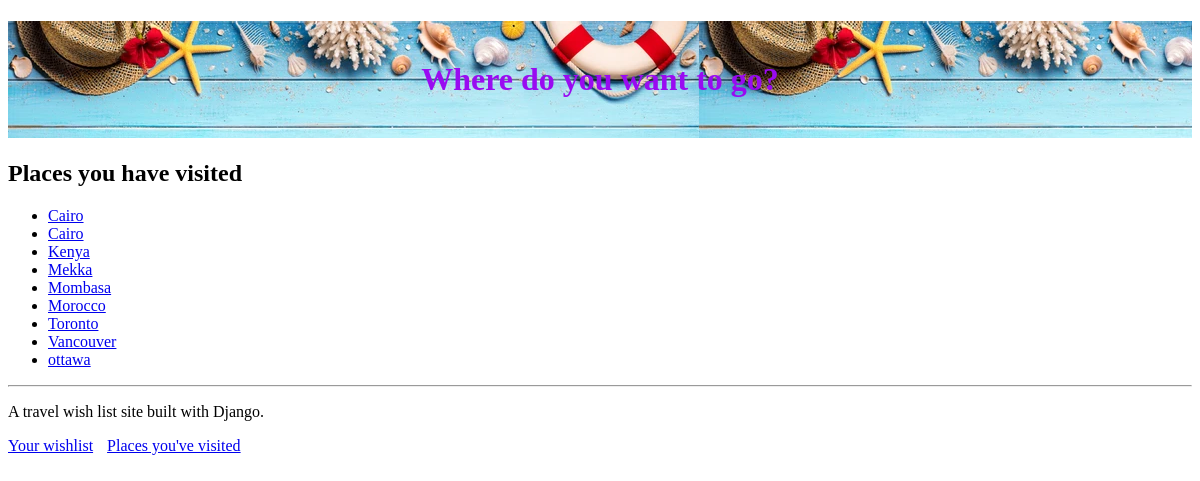
Page /visited (signed in) on the committed database.
### travel_wishlist/models.py (models this page shows, shortened)
class Place(models.Model):
    user = models.ForeignKey('auth.User', null=False, on_delete=models.CASCADE)
    name = models.CharField(max_length=200)
    visited = models.BooleanField(default=False)
    visited = models.BooleanField(default=False)
    notes = models.TextField(blank=True, null=True)
    date_visited = models.DateField(blank=True, null=True) #  validators=[validate_date_today_or_in_past])
    photo = models.ImageField(upload_to='user_images/', blank=True, null=True)

### travel_wishlist/views.py (the view)
# urls.py: path('visited', views.places_visited, name='places_visited'),
@login_required
def places_visited(request):
    visited = Place.objects.filter(user=request.user).filter(visited=True).order_by('name')
    form = NewPlaceForm()
    return render(request, 'travel_wishlist/visited.html', { 'visited': visited })

### travel_wishlist/templates/travel_wishlist/visited.html
{% extends 'travel_wishlist/base.html' %}
{% block content %}
<h2>Places you have visited</h2>
{% if visited %}
<ul>
    {% for place in visited %}
        <li><a href="{% url 'place_details' place_pk=place.pk %}"> {{ place.name }}</a></li>
    {% endfor %}
</ul>
{% else %}
    <p>You have not visited any places yet.</p>
{% endif %}
{% endblock %}

### rows in the picture
Place: name "Cairo"
Place: name "Cairo"
Place: name "Kenya"
Place: name "Mekka"
Place: name "Mombasa"
Place: name "Morocco"
Place: name "Toronto"
Place: name "Vancouver"
Place: name "ottawa"
